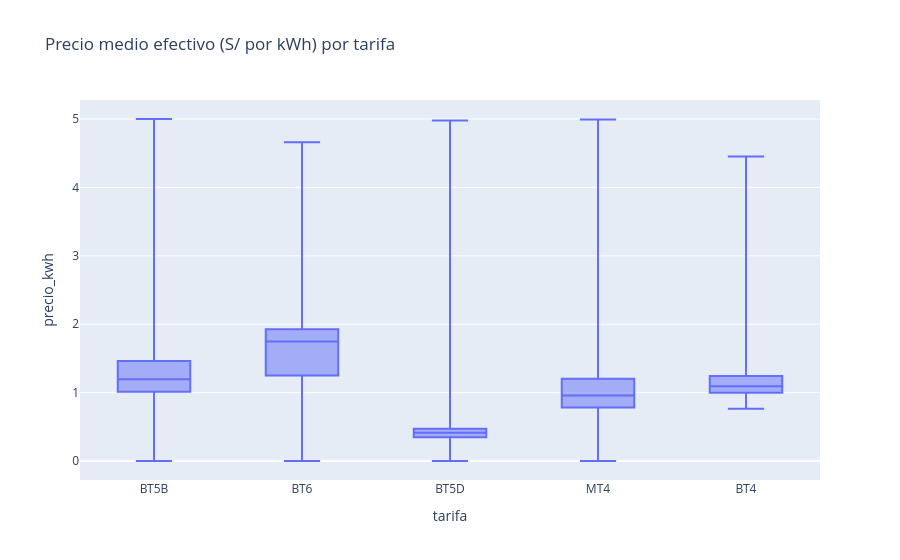

The notebook cell this image was saved under:
### Code cell
fig = px.box(df[df["precio_kwh"].between(0, 5)], x="tarifa", y="precio_kwh", points=False,
             title="Precio medio efectivo (S/ por kWh) por tarifa")
fig.show()

### Figure 1 — Plotly figure (JSON) as saved in the notebook; plotly's stock layout.template omitted (floating-point values rounded to 4 significant figures; data arrays with more than 128 entries replaced by an {"elided": "..."} marker saying what was removed)
{"data": [{"alignmentgroup": "True", "boxpoints": false, "hovertemplate": "tarifa=%{x}<br>precio_kwh=%{y}<extra></extra>", "legendgroup": "", "marker": {"color": "#636efa"}, "name": "", "notched": false, "offsetgroup": "", "orientation": "v", "showlegend": false, "type": "box", "x": {"elided": "20235 str values"}, "x0": " ", "xaxis": "x", "y": {"elided": "20235 float values"}, "y0": " ", "yaxis": "y"}], "layout": {"boxmode": "group", "legend": {"tracegroupgap": 0}, "title": {"text": "Precio medio efectivo (S/ por kWh) por tarifa"}, "xaxis": {"anchor": "y", "domain": [0, 1], "title": {"text": "tarifa"}}, "yaxis": {"anchor": "x", "domain": [0, 1], "title": {"text": "precio_kwh"}}}}
